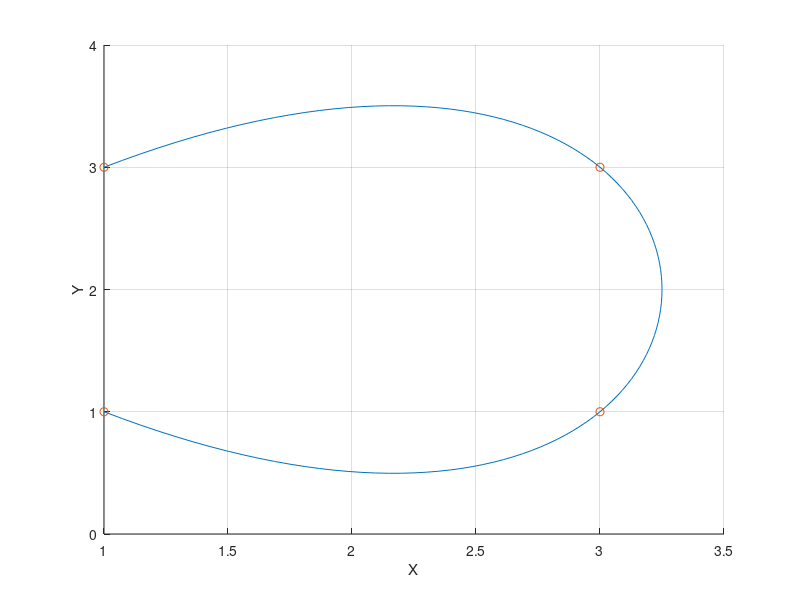

The MATLAB script that drew this image:
clc; clear; close all;

%% Dati del task
P1=[1 1]; P2=[3 1]; P3=[3 3]; P4=[1 3];
% P12=[2;1]; P23=[4;2]; P34=[2;3];
P=[P1 ; P2 ; P3 ; P4];
%Istanti di visita, avró quindi una matrice 4x4
T1=0; T2=1; T3=2; T4=3;
T = [T1 T2 T3 T4]';
%Matrice di Vandermonde 
V=[T1^3 ,  T1^2 , T1 ,  1;
      T2^3 , T2^2 , T2 , 1;
      T3^3 , T3^2 , T3 , 1;
      T4^3 , T4^2 , T4 , 1];
  

%% Approccio polinomiale
%Genero la matrice dei coefficienti
t=T1:0.025:T4;
%   V=[T1^3 ,  T1^2 , T1 ,  1;
%       T2^3 , T2^2 , T2 , 1];
COE=V \ P;
% %Vettori per i coefficienti del polinomio x (A) e y (B)
A=COE(:,1); B=COE(:,2);
%Orizzonte temporale su cui generare il polinomio interpolatore

%Polinomi effettivi
X=polyval(A,t); Y=polyval(B,t); %Genero due polinomi di lunghezza A valutati negli istanti di t

figure(1); hold on; grid;
plot(X,Y)
xlabel('X'); ylabel('Y')
plot(P(:,1),P(:,2),'o')

% %% Approccio per interpolazione con curve spline
% t=T1:0.025:T4;
% xx=spline(T,P(:,1),t);
% yy=spline(T,P(:,2),t);
% 
% figure(1); hold on; grid on;
% plot(xx,yy)
% xlabel('X'); ylabel('Y')
% plot(P(:,1),P(:,2),'o')
% title(' Cubic Spline with 7 nodes')
% 
% %Grafico y-t
% figure(2); grid; hold on;
% plot(t,xx,t,yy)
% xlabel('T'); ylabel('X,Y')
% 
% %Plot dinamico
% figure(3); axis([0 5 0 5]), hold on;
% traj = [xx' yy'];
% for i = 1 : length(xx)-1
%     traj(i,3) = atan2(traj(i+1,2)-traj(i,2),traj(i+1,1)-traj(i,1));
% end
% plotRobot(traj,0.5)
